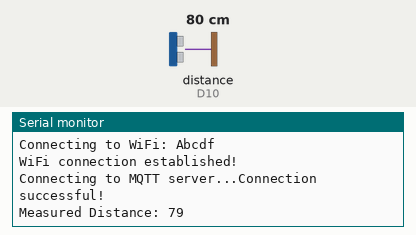
Simulated run of this sketch. Board: Arduino MKR. Shown: the last lines printed to the serial monitor. Wiring (inferred from the names in the program): ultrasonic range finder: trigger D9; echo D10. The test bench sets the inputs (shaded band); at power-on: distance to the obstacle (sensor on D10) 80 cm. The echo pulse lasts 58.3 µs per cm; WiFi joins after 1.5 s; servers stay silent unless stated; no MQTT or app messages arrive unless stated.

Above: at 2.7 s.
2.8 s: distance to the obstacle (sensor on D10) set to 27 cm
At 4.7 s:
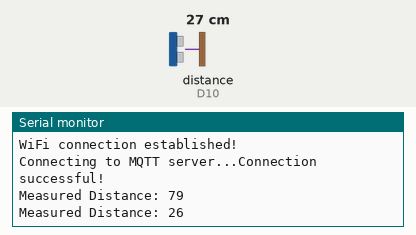
5.5 s: distance to the obstacle (sensor on D10) set to 23 cm
At 6.3 s:
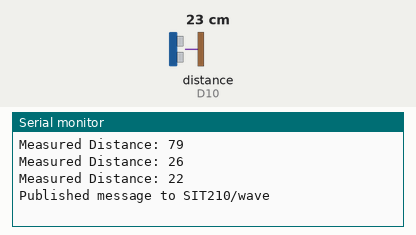
9.0 s: distance to the obstacle (sensor on D10) set to 12 cm
At 10.8 s:
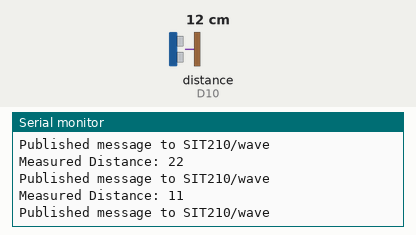
11.7 s: distance to the obstacle (sensor on D10) set to 9 cm
At 13.9 s:
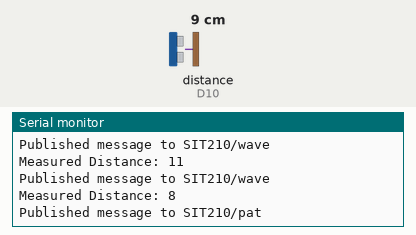
Timing chart, 0 to 15.4 s (numbered marks = the images above; inputs shaded):
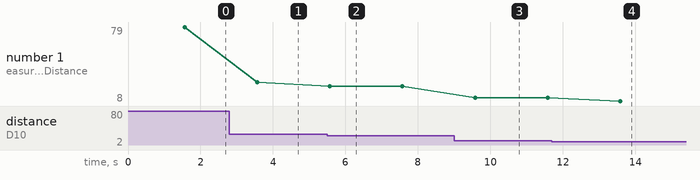

Measured:
- the behaviour switches between 26 and 25 cm on distance to the obstacle (sensor on D10) (found by bisection; images 1 and 2)
- the behaviour switches between 11 and 10 cm on distance to the obstacle (sensor on D10) (found by bisection; images 3 and 4)
- after the input at 2.8 s, the serial monitor: prints a new line after 0.77 s (image 1)
- after the input at 5.5 s, the serial monitor: prints a new line after 0.07 s (image 2)
- after the input at 9.0 s, the serial monitor: prints a new line after 0.58 s (image 3)
- after the input at 11.7 s, the serial monitor: prints a new line after 1.9 s (image 4)
- plotted number 1: 79 → 26 after the input at 2.8 s, 26 → 22 after the input at 5.5 s, 22 → 11 after the input at 9.0 s, 11 → 8 after the input at 11.7 s

The sketch:

Publisher.ino
```cpp
#include <WiFiNINA.h>          // Include WiFi library for connecting to WiFi
#include <PubSubClient.h>      // Include MQTT library for message publishing

// WiFi and MQTT Broker Configuration
const char* WIFI_SSID = "Abcdf";               // WiFi network SSID
const char* WIFI_PASS = "12345678";            // WiFi network password
const char* MQTT_BROKER = "broker.emqx.io";    // MQTT broker address
const int MQTT_PORT = 1883;                    // Port for MQTT communication
const char* TOPIC_WAVE = "SIT210/wave";        // MQTT topic for "wave" messages
const char* TOPIC_PAT = "SIT210/pat";          // MQTT topic for "pat" messages

// Ultrasonic Sensor Pin Definitions
const int TRIG_PIN = 9;                        // Ultrasonic sensor trigger pin
const int ECHO_PIN = 10;                       // Ultrasonic sensor echo pin

// WiFi and MQTT Client Instances
WiFiClient netClient;                          // WiFi client for network communication
PubSubClient mqttClient(netClient);            // MQTT client for publishing messages

// Function Declarations
void initializeWiFi();                         // Function to connect to WiFi
void ensureMQTTConnection();                   // Function to connect to the MQTT server
long measureDistance();                        // Function to measure distance using ultrasonic sensor
void sendMQTTMessage(const char* topic, const char* message);  // Function to send an MQTT message
void evaluateAndSend();                        // Function to evaluate distance and send messages

void setup() {
  Serial.begin(9600);                          // Initialize serial communication for debugging
  initializeWiFi();                            // Connect to WiFi
  mqttClient.setServer(MQTT_BROKER, MQTT_PORT); // Set up the MQTT server

  pinMode(TRIG_PIN, OUTPUT);                   // Set trigger pin as output
  pinMode(ECHO_PIN, INPUT);                    // Set echo pin as input
}

void loop() {
  if (!mqttClient.connected()) {               // Ensure MQTT connection is active
    ensureMQTTConnection();                    // Reconnect if disconnected
  }
  mqttClient.loop();                           // Keep MQTT connection alive
  evaluateAndSend();                           // Measure distance and send message if conditions met
  delay(2000);                                 // Wait 2 seconds before repeating
}

// Function to connect to WiFi
void initializeWiFi() {
  delay(10);
  Serial.println();
  Serial.print("Connecting to WiFi: ");
  Serial.println(WIFI_SSID);
  WiFi.begin(WIFI_SSID, WIFI_PASS);            // Attempt to connect to WiFi
  while (WiFi.status() != WL_CONNECTED) {      // Wait until WiFi is connected
    delay(500);
    Serial.print(".");                         // Print dots as connection is attempted
  }
  Serial.println("\nWiFi connection established!");  // Confirm successful connection
}

// Function to connect to MQTT broker
void ensureMQTTConnection() {
  while (!mqttClient.connected()) {            // Check if MQTT client is connected
    Serial.print("Connecting to MQTT server...");
    if (mqttClient.connect("ESP32_Device_Publisher")) {  // Connect with client ID
      Serial.println("Connection successful!");
    } else {
      Serial.print("Connection failed, rc=");  // If connection fails, print error code
      Serial.print(mqttClient.state());
      delay(2000);                             // Retry after 2 seconds
    }
  }
}

// Function to measure distance using ultrasonic sensor
long measureDistance() {
  digitalWrite(TRIG_PIN, LOW);                 // Ensure trigger pin is low
  delayMicroseconds(2);                        // Short delay
  digitalWrite(TRIG_PIN, HIGH);                // Set trigger pin high for 10 microseconds
  delayMicroseconds(10);
  digitalWrite(TRIG_PIN, LOW);                 // Set trigger pin low again

  long pulseDuration = pulseIn(ECHO_PIN, HIGH);   // Measure duration of the pulse
  long distanceCm = pulseDuration * 0.034 / 2;    // Convert to distance in cm
  return distanceCm;
}

// Function to publish a message to an MQTT topic
void sendMQTTMessage(const char* topic, const char* message) {
  if (!mqttClient.connected()) {               // Ensure MQTT connection
    ensureMQTTConnection();
  }
  mqttClient.loop();                           // Maintain connection
  mqttClient.publish(topic, message);          // Publish the message
  Serial.print("Published message to ");       // Confirm message sent
  Serial.println(topic);
}

// Function to evaluate distance and send corresponding MQTT messages
void evaluateAndSend() {
  long distance = measureDistance();           // Measure the distance
  Serial.print("Measured Distance: ");
  Serial.println(distance);

  if (distance < 10) {                         // If distance is less than 10 cm
    sendMQTTMessage(TOPIC_PAT, "pat from [Harkaran]"); // Send "pat" message
  } else if (distance < 25) {                  // If distance is less than 25 cm but >= 10 cm
    sendMQTTMessage(TOPIC_WAVE, "wave from [Harkaran]"); // Send "wave" message
  }
}
```
